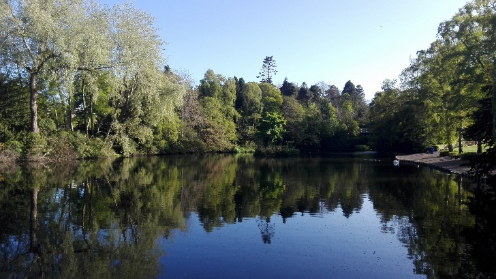
%> input picture image-recon/data/HW.png, 496 x 279 px
$ octave code.m   (GNU Octave 9; MATLAB toolbox functions it lacks are replaced by stand-ins)
%> lines starting %> are read from the running program, lines starting %| are printed output that depends on the picture
% Reconstruction of an image
%
% Requires sparco and spgl1 toolboxes

% ======================================================================
% Parameters

path_to_im = 'data/HW.png';

% Number of observations (in percentage)
m_perc = 0.5;

% ======================================================================

% ======================================================================
% Preprocessing

im_orig = im2double(imread(path_to_im));
im_gray = rgb2gray(im_orig);
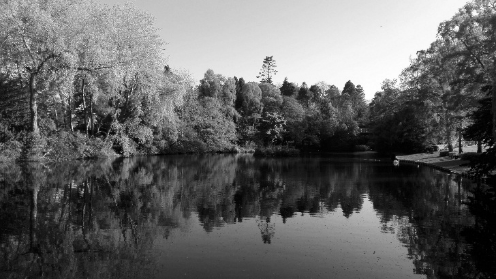
%> im_gray: size 279x496 double; min 0, max 1, mean 0.392

% % Original grayscale image
% figure(1);clf;
% imshow(im_gray)

% Crop to make dimensions suitable for sparco
im_crop = im_gray(1:256, :);
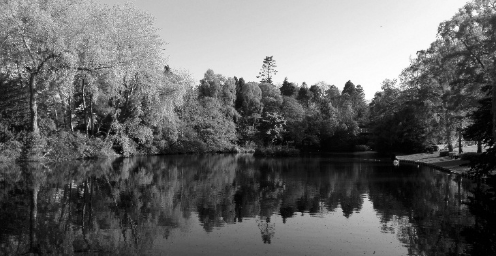
%> im_crop: size 256x496 double; min 0, max 1, mean 0.407
figure(2);clf;
imshow(im_crop)

% Size of image
[M, N] = size(im_crop);
%> M = 256; N = 496
n = M*N;
%> n = 126976

% Vectorize image
im_gt = vec(im_crop);

% Sparco toolbox operator: wavelet transform
%> (the run ends here)
